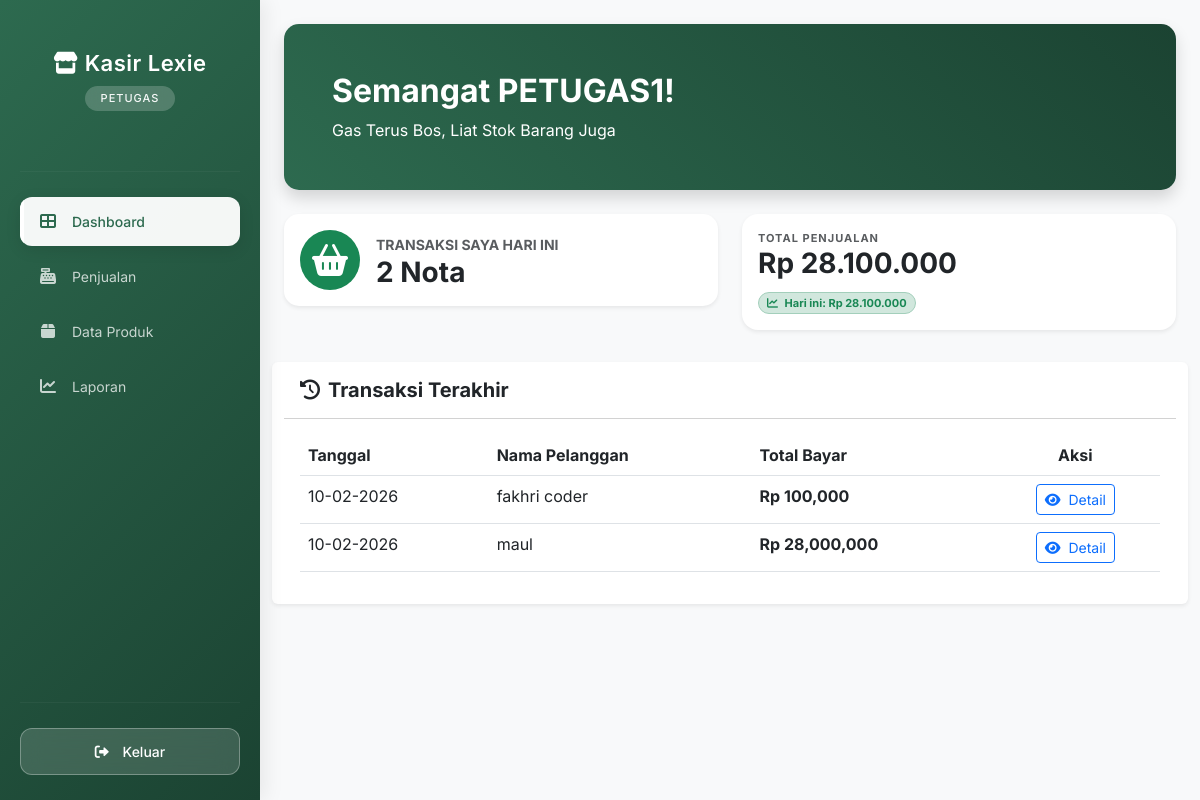
The app's page /kasir/petugas/dashboard/index.php (signed in) with its own data.
### tables this page shows
CREATE TABLE `penjualan` (
  `PenjualanID` int(11) NOT NULL,
  `TanggalPenjualan` date NOT NULL,
  `TotalHarga` decimal(10,2) NOT NULL,
  `PelangganID` int(11) NOT NULL
);

CREATE TABLE `pelanggan` (
  `PelangganID` int(11) NOT NULL,
  `NamaPelanggan` varchar(255) NOT NULL,
  `Alamat` text NOT NULL,
  `NomorTelepon` varchar(15) NOT NULL
);

### kasir/petugas/dashboard/index.php (the view, shortened to what this page needs)
<?php
include '../../main/connect.php';
$username = $_SESSION['username'];
$tgl_hari_ini = date('Y-m-d');
?>
<!DOCTYPE html>
<html lang="id">
<head>
    <link href="https://cdn.jsdelivr.net/npm/bootstrap@5.3.0/dist/css/bootstrap.min.css" rel="stylesheet">
    <link rel="stylesheet" href="https://cdnjs.cloudflare.com/ajax/libs/font-awesome/6.0.0/css/all.min.css">
</head>
<body class="bg-light">
    <div class="d-flex">
        <?php include '../../template/sidebar.php'; ?>
        <div class="container-fluid p-4">
            <div class="welcome-box p-5 mb-4 shadow">
                <h2 class="fw-bold">Semangat <?= strtoupper($username); ?>!</h2>
                <p class="mb-0"></p>Gas Terus Bos, Liat Stok Barang Juga
            </div>
            <div class="row">
                <div class="col-md-6 mb-4">
                    <div class="card card-stats shadow-sm bg-white p-3">
                        <div class="d-flex align-items-center">
                            <div class="icon-box bg-success text-white rounded-circle me-3">
                                <i class="fas fa-shopping-basket fa-2x"></i>
                            </div>
                            <div>
                                <small class="text-muted fw-bold">TRANSAKSI SAYA HARI INI</small>
                                <?php
                                $query_trx = mysqli_query($conn, "SELECT COUNT(*) as total FROM penjualan WHERE TanggalPenjualan LIKE '$tgl_hari_ini%'");
                                $data_trx = mysqli_fetch_assoc($query_trx);
                                ?>
                                <h3 class="fw-bold mb-0"><?= $data_trx['total']; ?> Nota</h3>
                            </div>
                        </div>
                    </div>
                </div>
                <div class="col-md-6 mb-4">
                    <div class="card card-stats shadow-sm border-0 rounded-4 p-3 bg-white">
                        <small class="text-muted fw-bold text-uppercase" style="letter-spacing: 1px; font-size: 11px;">
                             Total Penjualan
                        </small>
    <?php
        $tgl_sekarang = date('Y-m-d');
        $query_total = mysqli_query($conn, "SELECT SUM(TotalHarga) as total_all FROM penjualan");
        $data_total = mysqli_fetch_assoc($query_total);
        $total_all = $data_total['total_all'] ?? 0;
        $query_harian = mysqli_query($conn, "SELECT SUM(TotalHarga) as total_hari FROM penjualan WHERE TanggalPenjualan LIKE '$tgl_sekarang%'");
        $data_harian = mysqli_fetch_assoc($query_harian);
        $total_hari = $data_harian['total_hari'] ?? 0;
    ?>
    <h3 class="fw-bold text-dark mb-1">
        Rp <?= number_format($total_all, 0, ',', '.'); ?>
    </h3>
    <div class="d-flex align-items-center mt-2">
        <span class="badge bg-success-subtle text-success border border-success-subtle rounded-pill px-2 py-1" style="font-size: 11px;">
            <i class="fas fa-chart-line me-1"></i>
            Hari ini: Rp <?= number_format($total_hari, 0, ',', '.'); ?>
        </span>
    </div>
</div>
            </div>
            <div class="card border-0 shadow-sm mt-2">
                <div class="card-header bg-white py-3">
                    <h5 class="fw-bold m-0"><i class="fas fa-history me-2"></i>Transaksi Terakhir</h5>
                </div>
                <div class="card-body">
                    <table class="table table-hover">
                        <thead>
                            <tr>
                                <th>Tanggal</th>
                                <th>Nama Pelanggan</th>
                                <th>Total Bayar</th>
                                <th class="text-center">Aksi</th>
                            </tr>
                        </thead>
                        <tbody>
                            <?php
                            $log = mysqli_query($conn, "SELECT * FROM penjualan
                                   JOIN pelanggan ON penjualan.PelangganID = pelanggan.PelangganID
                                   ORDER BY PenjualanID DESC LIMIT 5");
                            while($l = mysqli_fetch_array($log)){
                            ?>
                            <tr>
                                <td><?= date('d-m-Y', strtotime($l['TanggalPenjualan'])); ?></td>
                                <td><?= $l['NamaPelanggan']; ?></td>
                                <td class="fw-bold">Rp <?= number_format($l['TotalHarga']); ?></td>
                                <td class="text-center">
                                    <a href="../dashboard/detail.php?id=<?= $l['PenjualanID']; ?>" class="btn btn-sm btn-outline-primary">
                                        <i class="fas fa-eye me-1"></i> Detail
                                    </a>
                                </td>
                            </tr>
                            <?php } ?>
                        </tbody>
                    </table>
                </div>
            </div>
        </div>
    </div>
</body>
</html>

### kasir/petugas/dashboard/index.php (style rules this page uses)
.card-stats { border: none; border-radius: 15px; transition: 0.3s; }
.welcome-box { background: linear-gradient(45deg, #2d6a4f, #1b4332); color: white; border-radius: 15px; }
.icon-box { width: 60px; height: 60px; display: flex; align-items: center; justify-content: center; }

### kasir/template/sidebar.php (style rules this page uses)
* { font-family: 'Inter', sans-serif; }

### records on screen
penjualan: TanggalPenjualan "10-02-2026", PelangganID.NamaPelanggan "fakhri coder", TotalHarga "100,000"
penjualan: TanggalPenjualan "10-02-2026", PelangganID.NamaPelanggan "maul", TotalHarga "28,000,000"

### other values on screen
$_SESSION['role'] "PETUGAS"
$username "PETUGAS1"
$data_trx['total'] "2"
$total_all "28.100.000"
$total_hari "28.100.000"
